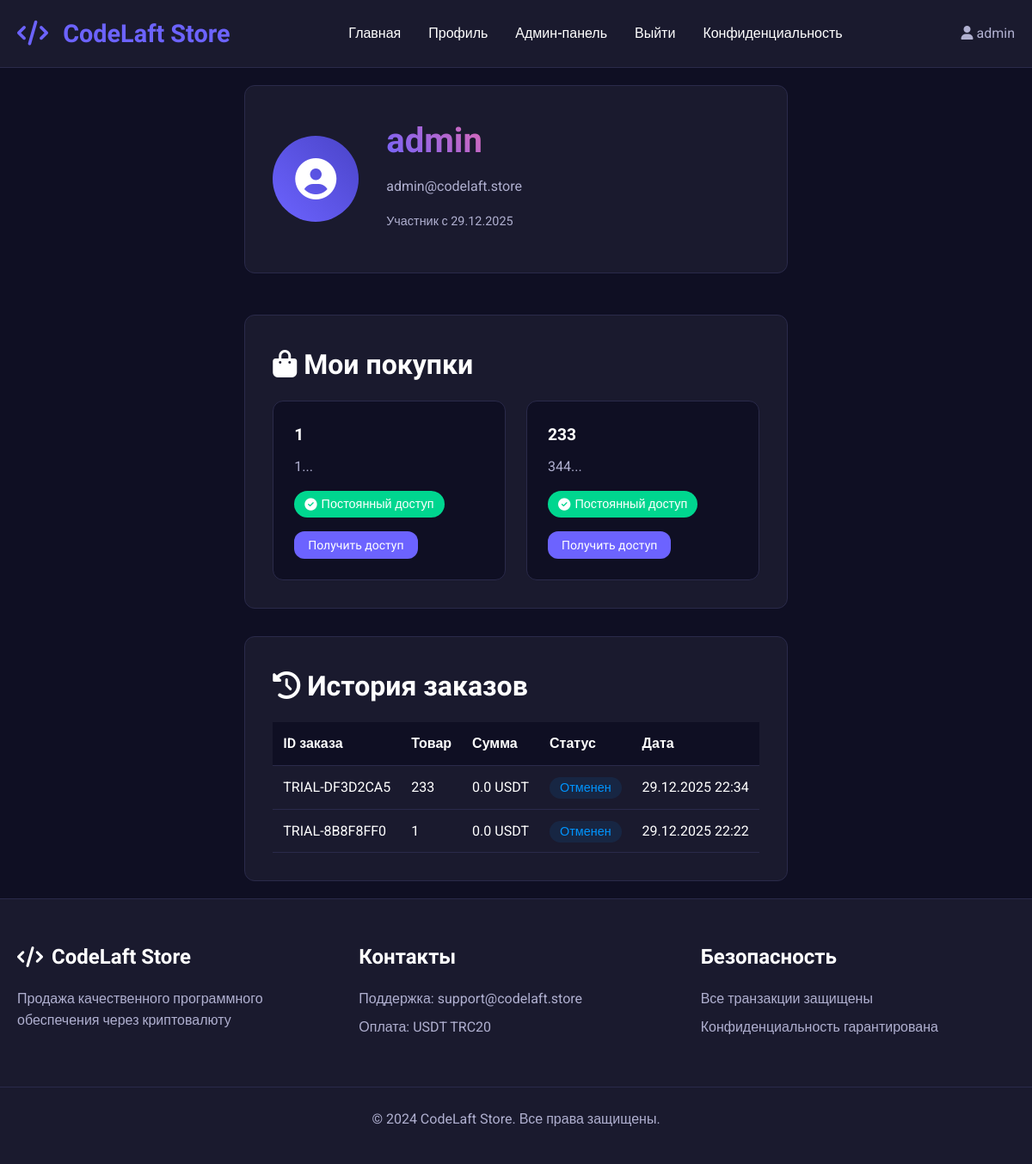
The app's page /profile (signed in) with its own data.
### app.py (models this page shows, shortened)
class User(UserMixin, db.Model):
    id = db.Column(db.Integer, primary_key=True)
    username = db.Column(db.String(80), unique=True, nullable=False)
    email = db.Column(db.String(120), unique=True, nullable=False)
    password_hash = db.Column(db.String(200), nullable=False)
    created_at = db.Column(db.DateTime, default=datetime.utcnow)
    is_admin = db.Column(db.Boolean, default=False)

class UserProduct(db.Model):
    id = db.Column(db.Integer, primary_key=True)
    user_id = db.Column(db.Integer, db.ForeignKey('user.id'), nullable=False)
    product_id = db.Column(db.Integer, db.ForeignKey('product.id'), nullable=False)
    order_id = db.Column(db.Integer, db.ForeignKey('order.id'), nullable=False)
    expires_at = db.Column(db.DateTime)  # For subscriptions and trials
    is_active = db.Column(db.Boolean, default=True)
    is_trial = db.Column(db.Boolean, default=False)  # Флаг тестового периода
    user = db.relationship('User', backref=db.backref('user_products', lazy=True))
    product = db.relationship('Product')
    order = db.relationship('Order')

class Product(db.Model):
    id = db.Column(db.Integer, primary_key=True)
    name = db.Column(db.String(200), nullable=False)
    description = db.Column(db.Text, nullable=False)
    price = db.Column(db.Float, nullable=False)
    original_price = db.Column(db.Float)  # Цена без скидки
    price_type = db.Column(db.String(20), nullable=False)  # 'one_time' or 'subscription' or 'trial'
    subscription_days = db.Column(db.Integer, default=30)  # For subscription products
    trial_days = db.Column(db.Integer, default=7)  # Для тестового периода
    quantity = db.Column(db.Integer, default=1)
    image_filename = db.Column(db.String(200))
    form_fields = db.Column(db.Text)  # JSON string with form fields
    is_active = db.Column(db.Boolean, default=True)
    is_trial = db.Column(db.Boolean, default=False)  # Флаг тестового товара
    max_trial_per_user = db.Column(db.Integer, default=1)  # Максимум тестовых периодов на пользователя
    created_at = db.Column(db.DateTime, default=datetime.utcnow)
    reviews = db.relationship('Review', backref='product', lazy=True, cascade='all, delete-orphan')
    promocodes = db.relationship('Promocode', backref='product', lazy=True, cascade='all, delete-orphan')

class Order(db.Model):
    id = db.Column(db.Integer, primary_key=True)
    order_id = db.Column(db.String(50), unique=True, nullable=False)
    user_id = db.Column(db.Integer, db.ForeignKey('user.id'), nullable=False)
    product_id = db.Column(db.Integer, db.ForeignKey('product.id'), nullable=False)
    promocode_id = db.Column(db.Integer, db.ForeignKey('promocode.id'), nullable=True)
    quantity = db.Column(db.Integer, default=1)
    amount = db.Column(db.Float, nullable=False)
    original_amount = db.Column(db.Float)  # Сумма без скидки
    discount_amount = db.Column(db.Float, default=0)  # Сумма скидки
    payment_type = db.Column(db.String(20), nullable=False)
    form_data = db.Column(db.Text)  # JSON string with form data
    status = db.Column(db.String(20), default='pending')  # pending, paid, cancelled, expired, trial
    transaction_hash = db.Column(db.String(100))  # Хэш транзакции TRON
    expires_at = db.Column(db.DateTime)  # Для подписок и тестов
    payment_expires_at = db.Column(db.DateTime)  # Время истечения ожидания оплаты
    created_at = db.Column(db.DateTime, default=datetime.utcnow)
    user = db.relationship('User', backref=db.backref('orders', lazy=True))
    product = db.relationship('Product', backref=db.backref('orders', lazy=True))
    promocode = db.relationship('Promocode', backref=db.backref('orders', lazy=True))

### app.py (the view)
@app.route('/profile')
@login_required
def profile():
    user_products = UserProduct.query.filter_by(user_id=current_user.id, is_active=True).all()
    orders = Order.query.filter_by(user_id=current_user.id).order_by(Order.created_at.desc()).all()
    reviews = Review.query.filter_by(user_id=current_user.id).order_by(Review.created_at.desc()).all()
    return render_template('profile.html',
                         user_products=user_products,
                         orders=orders,
                         reviews=reviews)

### app.py (called while the page is built)
@app.context_processor
def inject_now():
    return {'now': datetime.utcnow()}

@login_manager.user_loader
def load_user(user_id):
    return User.query.get(int(user_id))

@app.context_processor
def inject_now():
    return {'now': datetime.utcnow(), 'timedelta': timedelta}

@app.before_request
def start_payment_monitor_once():
    global _monitor_started
    if not _monitor_started:
        _monitor_started = True
        monitor_thread = threading.Thread(target=TronPaymentVerifier.start_payment_monitor, daemon=True)
        monitor_thread.start()
        print("Payment monitor started")

### templates/profile.html (shortened to what this page needs)
{% extends "base.html" %}
{% block content %}
<div class="profile-container">
    <div class="profile-header">
        <div class="profile-avatar">
            <i class="fas fa-user-circle"></i>
        </div>
        <div class="profile-info">
            <h1>{{ current_user.username }}</h1>
            <p>{{ current_user.email }}</p>
            <p class="join-date">Участник с {{ current_user.created_at.strftime('%d.%m.%Y') }}</p>
        </div>
    </div>
    <div class="profile-sections">
        <div class="profile-section">
            <h2><i class="fas fa-shopping-bag"></i> Мои покупки</h2>
            {% if user_products %}
            <div class="purchases-grid">
                {% for user_product in user_products %}
                <div class="purchase-card">
                    <h3>{{ user_product.product.name }}</h3>
                    <p>{{ user_product.product.description[:50] }}...</p>
                    <div class="purchase-meta">
                        {% if user_product.product.price_type == 'subscription' and user_product.expires_at %}
                            <span class="status {% if user_product.expires_at > now %}active{% else %}expired{% endif %}">
                                {% if user_product.expires_at > now %}
                                    <i class="fas fa-check-circle"></i> Активна до {{ user_product.expires_at.strftime('%d.%m.%Y') }}
                                {% else %}
                                    <i class="fas fa-times-circle"></i> Истекла
                                {% endif %}
                            </span>
                        {% else %}
                            <span class="status active">
                                <i class="fas fa-check-circle"></i> Постоянный доступ
                            </span>
                        {% endif %}
                    </div>
                    <div class="purchase-actions">
                        <button class="btn btn-small" onclick="alert('Доступ к продукту предоставлен')">Получить доступ</button>
                    </div>
                </div>
                {% endfor %}
            </div>
            {% endif %}
        </div>
        <div class="profile-section">
            <h2><i class="fas fa-history"></i> История заказов</h2>
            {% if orders %}
            <div class="orders-table">
                <table>
                    <thead>
                        <tr>
                            <th>ID заказа</th>
                            <th>Товар</th>
                            <th>Сумма</th>
                            <th>Статус</th>
                            <th>Дата</th>
                        </tr>
                    </thead>
                    <tbody>
                        {% for order in orders %}
                        <tr>
                            <td>{{ order.order_id }}</td>
                            <td>{{ order.product.name }}</td>
                            <td>{{ order.amount }} USDT</td>
                            <td>
                                <span class="status-badge status-{{ order.status }}">
                                    {% if order.status == 'paid' %}Оплачен
                                    {% elif order.status == 'pending' %}Ожидание
                                    {% else %}Отменен{% endif %}
                                </span>
                            </td>
                            <td>{{ order.created_at.strftime('%d.%m.%Y %H:%M') }}</td>
                        </tr>
                        {% endfor %}
                    </tbody>
                </table>
            </div>
            {% else %}
            <p class="no-data">История заказов пуста</p>
            {% endif %}
        </div>
    </div>
</div>
{% endblock %}

### templates/base.html (shortened to what this page needs)
<!DOCTYPE html>
<html lang="ru">
<head>
    <link rel="stylesheet" href="{{ url_for('static', filename='css/style.css') }}">
    <link rel="stylesheet" href="https://cdnjs.cloudflare.com/ajax/libs/font-awesome/6.4.0/css/all.min.css">
</head>
<body>
    <nav class="navbar">
        <div class="nav-container">
            <a href="{{ url_for('index') }}" class="logo">
                <i class="fas fa-code"></i> CodeLaft Store
            </a>
            <div class="nav-menu">
                <a href="{{ url_for('index') }}">Главная</a>
                {% if current_user.is_authenticated %}
                    <a href="{{ url_for('profile') }}">Профиль</a>
                    {% if current_user.is_admin %}
                        <a href="{{ url_for('admin_panel') }}">Админ-панель</a>
                    {% endif %}
                    <a href="{{ url_for('logout') }}">Выйти</a>
                {% else %}
                    <a href="{{ url_for('login') }}">Войти</a>
                    <a href="{{ url_for('register') }}">Регистрация</a>
                {% endif %}
                <a href="{{ url_for('privacy') }}">Конфиденциальность</a>
            </div>
            <div class="nav-user">
                {% if current_user.is_authenticated %}
                    <span><i class="fas fa-user"></i> {{ current_user.username }}</span>
                {% endif %}
            </div>
        </div>
    </nav>
    <div class="container">
        {% block content %}{% endblock %}
    </div>
    <footer class="footer">
        <div class="footer-container">
            <div class="footer-section">
                <h3><i class="fas fa-code"></i> CodeLaft Store</h3>
                <p>Продажа качественного программного обеспечения через криптовалюту</p>
            </div>
            <div class="footer-section">
                <h3>Контакты</h3>
                <p>Поддержка: support@codelaft.store</p>
                <p>Оплата: USDT TRC20</p>
            </div>
            <div class="footer-section">
                <h3>Безопасность</h3>
                <p>Все транзакции защищены</p>
                <p>Конфиденциальность гарантирована</p>
            </div>
        </div>
        <div class="footer-bottom">
            <p>&copy; 2024 CodeLaft Store. Все права защищены.</p>
        </div>
    </footer>
</body>
</html>

### records on screen
User: username "admin", email "admin@codelaft.store", created_at "29.12.2025"
UserProduct: product.name "1", product "1"
UserProduct: product.name "233", product "344"
Order: order_id "TRIAL-DF3D2CA5", product.name "233", amount "0.0", status "Отменен", created_at "29.12.2025 22:34"
Order: order_id "TRIAL-8B8F8FF0", product.name "1", amount "0.0", status "Отменен", created_at "29.12.2025 22:22"
